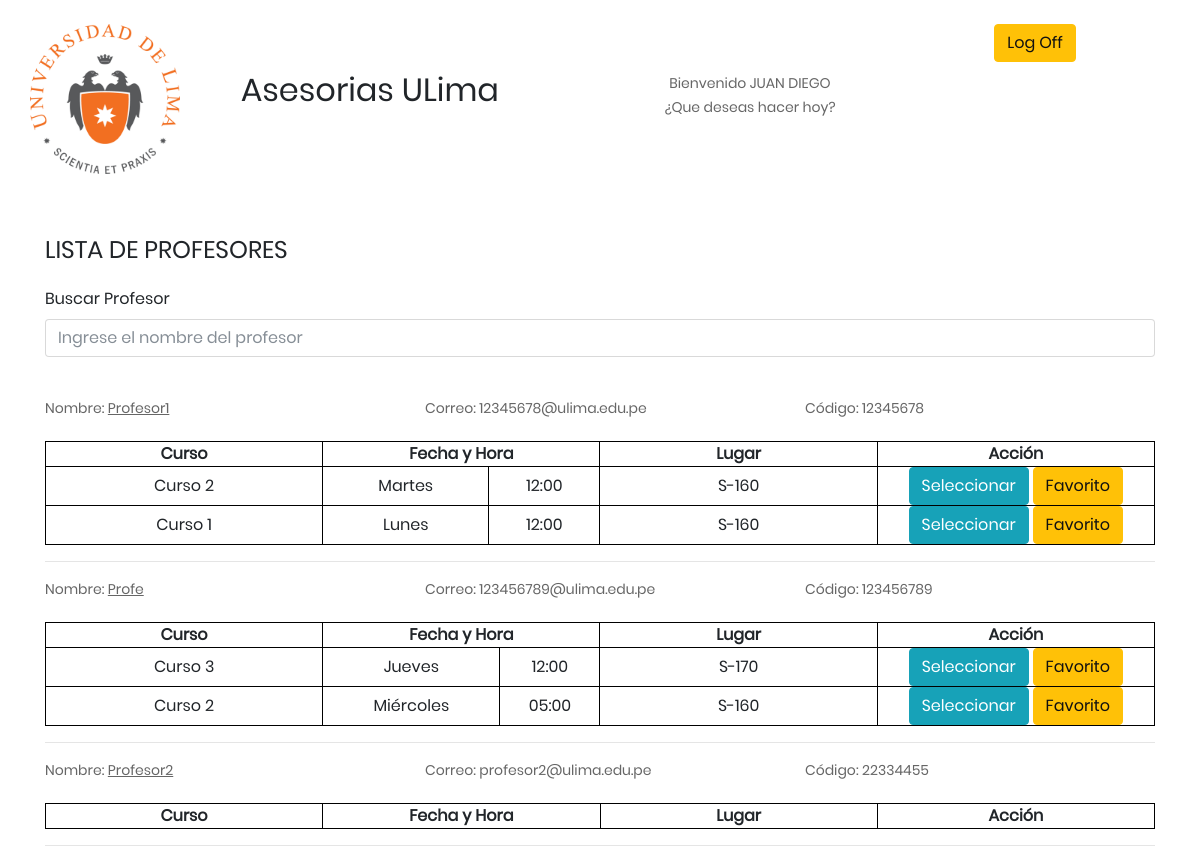
Screenshot of /alumno/lista_profesores/ (signed in) with the database file from the repository.
### alumno/models.py (models this page shows, shortened)
class Alumno(models.Model):
    nombre = models.CharField(max_length=60)
    apellido = models.CharField(max_length=50)
    password = models.CharField(max_length=20)
    codigoUlima  = models.CharField(max_length=20, unique=True)
    email  = models.CharField(max_length=30, unique=True)

### profesor/models.py (models this page shows, shortened)
class Profesor(models.Model):
    state_options = (
        ('Disponible', 'Disponible'),
        ('Ocupado', 'Ocupado'),
        ('Ausente', 'Ausente'),
        ('No disponible', 'No disponible'),
    )
    nombrepProfesor = models.CharField(max_length=60)
    password = models.CharField(max_length=20)
    codigoUlima  = models.CharField(max_length=20, unique=True)
    email  = models.CharField(max_length=30, unique=True)
    state = models.CharField(max_length=20, choices=state_options)
    image = models.ImageField(upload_to="profesores/")

class Asesoria(models.Model):
    dia_semana = (
        ('Lunes', 'Lunes'),
        ('Martes', 'Martes'),
        ('Miércoles', 'Miércoles'),
        ('Jueves', 'Jueves'),
        ('Viernes', 'Viernes'),
    )
    codProfesor = models.ForeignKey( Profesor, on_delete=models.CASCADE)
    codCurso= models.ForeignKey(Curso, on_delete=models.CASCADE,)
    fechaAsesoria = models.CharField(max_length=12, choices=dia_semana)
    horaInicio = models.TimeField(default="12:00")
    lugar = models.ForeignKey(Salon, on_delete=models.CASCADE)

class Curso(models.Model):
    nombreCurso = models.CharField(max_length=50)
    seccion = models.IntegerField()
    codProfesor = models.ForeignKey(Profesor, on_delete=models.CASCADE)

class Salon(models.Model):
    lugar = models.CharField(max_length = 10, unique= True)

### alumno/views.py (the view)
# urls.py: path('lista_profesores/', views.lista_profesores, name="lista_profesores"),
def lista_profesores(request):
    user_id = request.session.get('user', None)
    user = Alumno.objects.filter(pk=user_id).first()
    if user != None:
        profesores = Profesor.objects.all()
        args = {"profesores": profesores, "usuario": user}
        return render(request, 'alumno/Tony/lista_profesores.html', args)
    return redirect('/alumno/login')

### templates/alumno/Tony/lista_profesores.html (shortened to what this page needs)
{% extends "alumno/base.html" %}
{%load staticfiles %}
{% block body %}
	<div>
		<br />
	</div>
	<div class="container text-center">
		<div class= "row">
			<div>
				<a href="../home">
					<img margin-left="100" width="150" height="150" src="{% static 'images\logo.jpg' %}" />
				</a>
			</div>
			<div class = "col-sm-4">
				<br />
				<br />
				<h2 align-content: "center">Asesorias ULima</h2>
			</div>
			<div class = "col-sm-4">
				<br /><br />
				<p> Bienvenido {{usuario.nombre| upper}} </p>
				<p> ¿Que deseas hacer hoy? </p>
			</div>
					<div class = "col-sm-2">
						<a href="{% url 'alumno:log_out' %}" class="btn btn-warning">Log Off</a>
					</div>
	  </div>
	</div>
	<br />
	<br />
  <div>
    <div class="container">
      <h4>LISTA DE PROFESORES</h4>
			<br>
			<div class="form-group">
		    <label for="exampleInputEmail1">Buscar Profesor</label>
		    <input type="text" class="form-control" placeholder="Ingrese el nombre del profesor" oninput="buscarProfesor(this.value)">
		  </div>
      <br>
      <ul id="lista_profesores">
        {% for profesor in profesores %}
            <li class={{profesor.nombrepProfesor}}>
              <div class="row">
                <p class="col-4">Nombre:
									<a href="{% url 'alumno:perfil_profesor' profesor.pk %}" ><u>{{profesor.nombrepProfesor}}</u></a>
								</p>
                <p class="col-4">Correo: {{profesor.email}}</p>
                <p class="col-4">Código: {{profesor.codigoUlima}}</p>
              </div>
              <table>
								<tr>
									<th>Curso</th>
									<th colspan="2">Fecha y Hora</th>
									<th>Lugar</th>
									<th>Acción</th>
								</tr>
                {% for asesoria in profesor.asesoria_set.all %}
									<tr>
								    <td>{{asesoria.codCurso.nombreCurso}}</td>
								    <td>{{asesoria.fechaAsesoria}}</td>
										<td>{{asesoria.horaInicio|time:'H:i'}}</td>
								    <td>{{asesoria.lugar.lugar}}</td>
										<td>
											<a href="{% url 'alumno:agregar_cita' asesoria.pk %}" class="btn btn-info" >Seleccionar</a>
											<a href="{% url 'alumno:agregar_favorito' asesoria.pk %}" class="btn btn-warning" >Favorito</a>
										</td>
								  </tr>
                {% endfor%}
							</table>
            </li>
            <hr>
        {% endfor %}
      </ul>
    </div>
	</div>
{% endblock %}

### static/css/main.css (style rules this page uses)
* { margin: 0px; padding: 0px; box-sizing: border-box; }
body, html { height: 100%; font-family: Poppins-Regular, sans-serif; }
a { font-family: Poppins-Regular; font-size: 14px; line-height: 1.7; color: #666666; margin: 0px; transition: all 0.4s; -webkit-transition: all 0.4s; -o-transition: all 0.4s; -moz-transition: all 0.4s; }
h1,h2,h3,h4,h5,h6 { margin: 0px; }
p { font-family: Poppins-Regular; font-size: 14px; line-height: 1.7; color: #666666; margin: 0px; }
ul, li { margin: 0px; list-style-type: none; }
input { outline: none; border: none; }
.container .row div { margin-bottom: 15px !important }
table { width: 100%; margin-top: 20px; }
th { width: 20%; }
table, th, td { border: 1px solid black; text-align: center; }

### rows the page displays
Alumno: nombre "JUAN DIEGO"
Profesor: nombrepProfesor "Profesor1", email "12345678@ulima.edu.pe", codigoUlima "12345678"
Asesoria: codCurso.nombreCurso "Curso 2", fechaAsesoria "Martes", horaInicio "12:00", lugar.lugar "S-160"
Asesoria: codCurso.nombreCurso "Curso 1", fechaAsesoria "Lunes", horaInicio "12:00", lugar.lugar "S-160"
Profesor: nombrepProfesor "Profe", email "123456789@ulima.edu.pe", codigoUlima "123456789"
Asesoria: codCurso.nombreCurso "Curso 3", fechaAsesoria "Jueves", horaInicio "12:00", lugar.lugar "S-170"
Asesoria: codCurso.nombreCurso "Curso 2", fechaAsesoria "Miércoles", horaInicio "05:00", lugar.lugar "S-160"
Profesor: nombrepProfesor "Profesor2", email "profesor2@ulima.edu.pe", codigoUlima "22334455"
